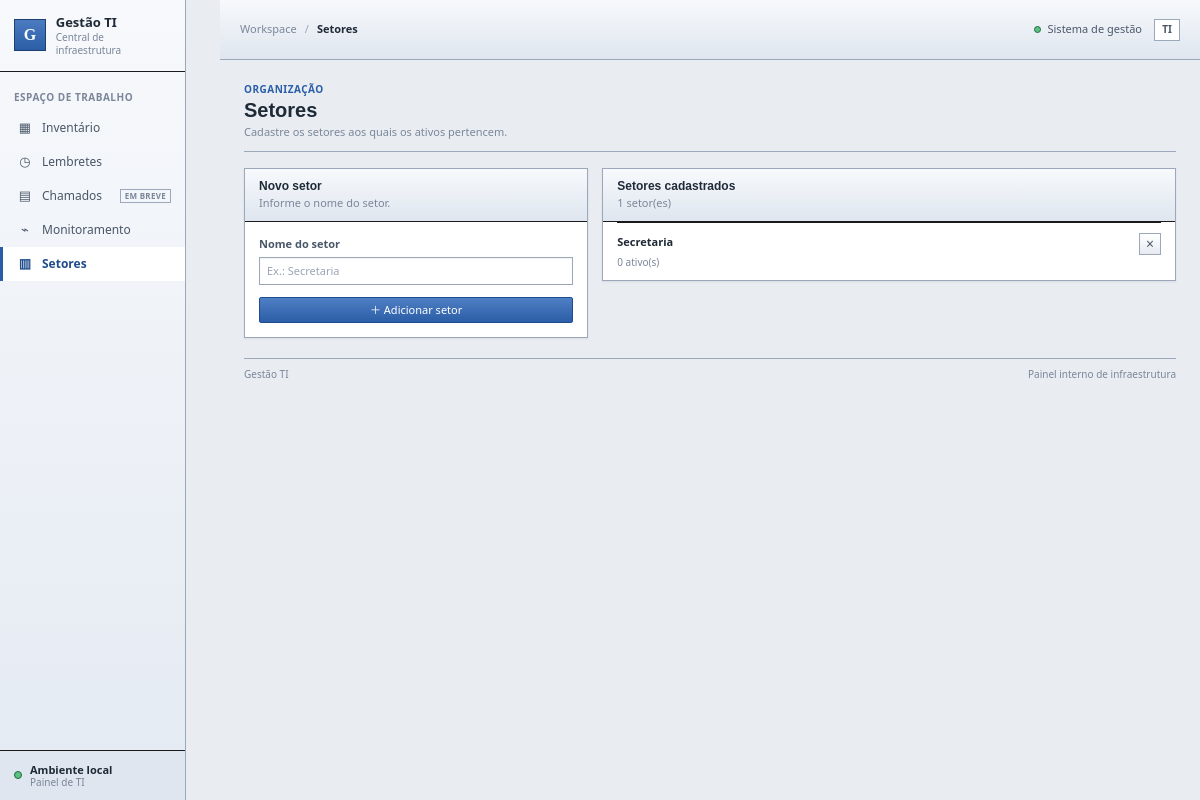
/setores, run on an earlier commit of the app's database.
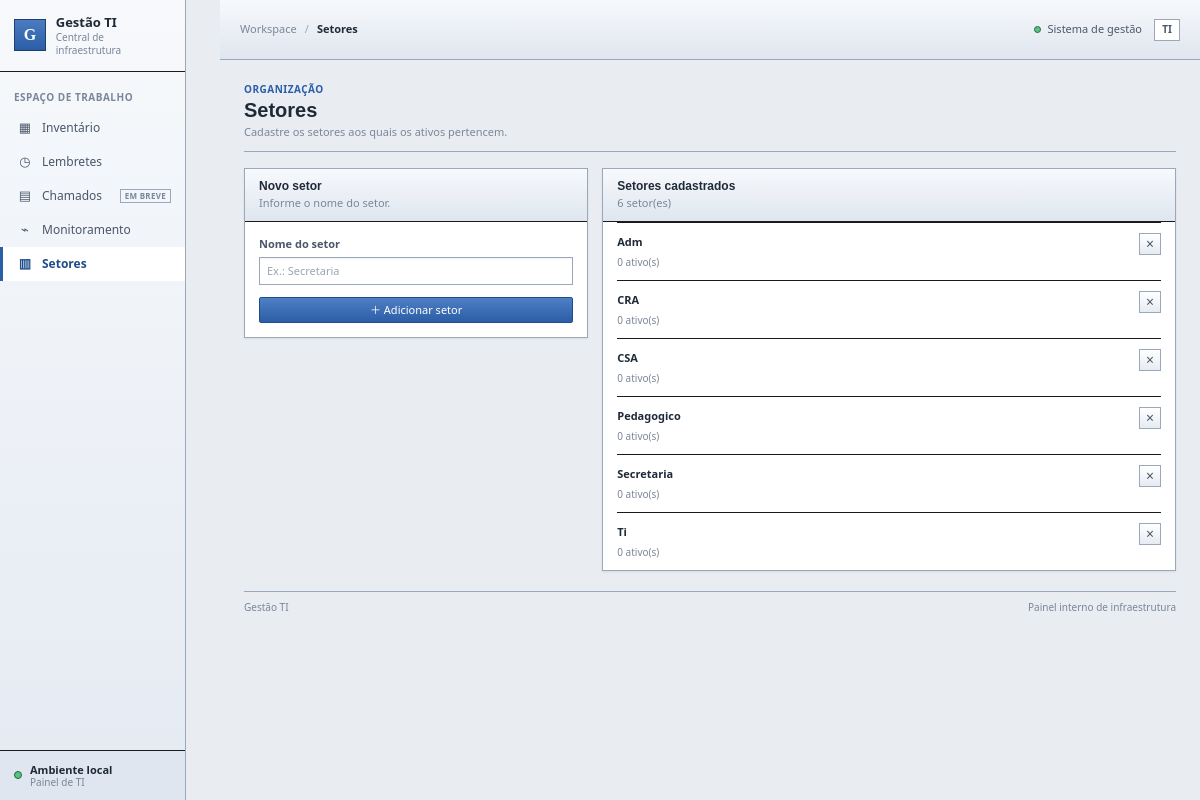
And on a later commit of the database.
### database/models.py (models this page shows)
class Setor(db.Model):
    __tablename__ = 'setores'
    id = db.Column(db.Integer, primary_key=True)
    nome = db.Column(db.String(100), nullable=False, unique=True)
    criado_em = db.Column(db.DateTime, default=agora)
    ativos = db.relationship('Ativo', backref='setor', lazy=True)

### services/setor_services.py (the view, shortened to what this page needs)
def setores():
    return _render()

### services/setor_services.py (called while the page is built)
def _render(erro=None, nome=''):
    setores = (
        db.session.query(Setor, func.count(Ativo.id))
        .outerjoin(Ativo, Ativo.setor_id == Setor.id)
        .group_by(Setor.id)
        .order_by(Setor.nome)
        .all()
    )
    return render_template('setores.html', setores=setores, erro=erro, nome=nome)

### templates/setores.html (shortened to what this page needs)
{% extends "base.html" %}
{% block breadcrumb %}Setores{% endblock %}
{% block content %}
<section class="page-heading"><div><div class="eyebrow">ORGANIZAÇÃO</div><h1>Setores</h1><p class="page-description">Cadastre os setores aos quais os ativos pertencem.</p></div></section>
<div class="content-columns">
    <section class="panel">
        <div class="panel-header"><div><h2>Novo setor</h2><p>Informe o nome do setor.</p></div></div>
        <form method="POST" class="form reminder-form">
            <label class="field"><span>Nome do setor</span><input type="text" name="nome" value="{{ nome }}" required maxlength="100" placeholder="Ex.: Secretaria"></label>
            <button type="submit" class="btn btn-primary">＋ Adicionar setor</button>
        </form>
    </section>
    <section class="panel">
        <div class="panel-header"><div><h2>Setores cadastrados</h2><p>{{ setores|length }} setor(es)</p></div></div>
        <ul class="item-list reminder-list">
        {% for setor, total in setores %}
            <li><div class="item-list-copy"><strong>{{ setor.nome }}</strong><span class="item-meta">{{ total }} ativo(s)</span></div>
            <form method="POST" action="{{ url_for('excluir_setor', setor_id=setor.id) }}" class="inline-form" onsubmit="return confirm('Excluir este setor?');"><button type="submit" class="icon-button" aria-label="Excluir setor" {% if total %}disabled title="Possui ativos vinculados"{% endif %}>×</button></form></li>
        {% else %}<li class="empty-state compact"><span class="empty-icon">▦</span><strong>Nenhum setor ainda</strong><p>Cadastre um setor para poder criar ativos.</p></li>{% endfor %}
        </ul>
    </section>
</div>
{% endblock %}

What changed in the data, as far as the page shows it:
added Setor: nome "Adm", total "0"
added Setor: nome "CRA", total "0"
added Setor: nome "CSA", total "0"
added Setor: nome "Pedagogico", total "0"
added Setor: nome "Ti", total "0"
Also different on the page:
{{ setores|length }}: "1" → "6"
